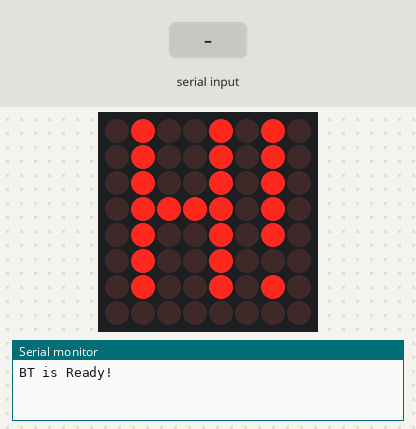
A sketch run on a simulated Arduino Uno, built with avr-gcc and run on an emulated ATmega328P. Shown: 8×8 LED matrix, the last lines printed to the serial monitor. The inputs (shaded band) are chosen by the test bench.

Above: at 1.2 s.
1.3 s: "1" received over the second serial link
At 1.44 s:
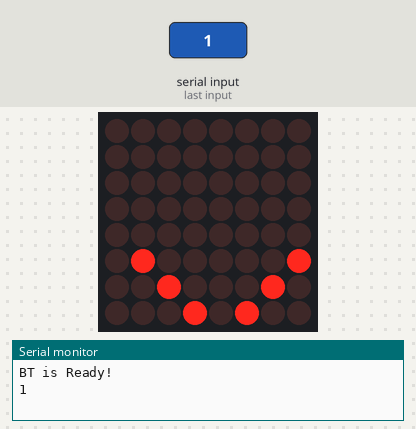
3.3 s: "2" received over the second serial link
At 3.4 s:
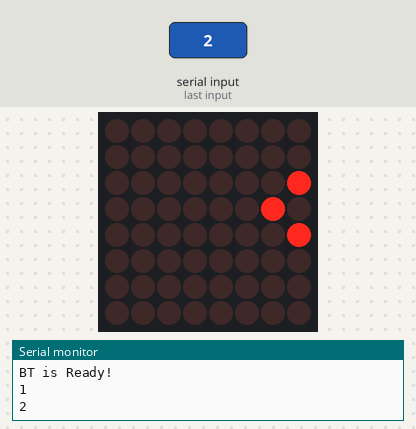
5.2 s: "3" received over the second serial link
At 5.37 s:
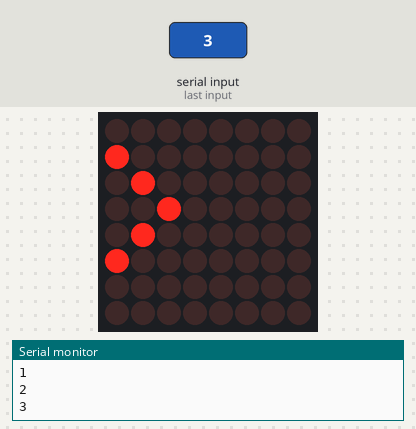
7.2 s: "4" received over the second serial link
At 7.49 s:
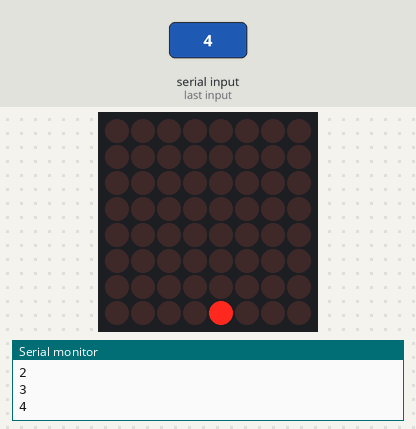

The sketch:

LEDControl.ino
```cpp
#include "LedControl.h"
#include <SoftwareSerial.h>
SoftwareSerial BT(8,9); //BT_TX , BT_RX

// Pin 12:Data in, Pin 11: Clock,  Pin 10: CS(Load)
LedControl lc=LedControl(12,11,10,1);
int arrow_up[12]={0x00,0x00,0x00,0x00,0x00,0x00,0x00,0x00,0x41,0x22,0x14,0x08};
int arrow_down[12]={0x00,0x00,0x00,0x00,0x00,0x00,0x00,0x00,0x08,0x14,0x22,0x41};
int arrow_right[8]={0x080,0x040,0x020,0x010,0x020,0x040,0x080,0x000};
int arrow_left[8]={0x001,0x002,0x004,0x008,0x004,0x002,0x001,0x000};
int arrow_stop[8]={0x4a,0x4a,0x4a,0x7a,0x4a,0x48,0x4a,0x00};
int register_up,register_down;
int i=0,j;

char System_step='0';
char BT_val='0';

int delay_time=150;
void setup(){
	BT.begin(9600);
	Serial.begin(9600);
	Serial.println("BT is Ready!");

	lc.shutdown(0,false);  // 關閉省電模式
	lc.setIntensity(0,8);  // 設定亮度為 8 (介於0~15之間)
	lc.clearDisplay(0);    // 清除螢幕
}

void loop(){

	if(BT.available()){
		BT_val=BT.read();
		Serial.println(BT_val);

		if(BT_val=='+'||BT_val=='-'){
			if(BT_val=='-' && delay_time<1050) delay_time+=100;
			else if(BT_val=='+' && delay_time>50) delay_time-=100;
			BT.print(delay_time);
		}else System_step=BT_val;
	}
	switch(System_step){
		case '0'://停
				for(i=0;i<8;i++) lc.setRow(0,i,arrow_stop[i]);
		break;
		case '1'://上
				for(i=0;i<8;i++) lc.setRow(0,i,arrow_up[i]);

		break;
		case '2'://左
				for(i=0;i<8;i++) lc.setRow(0,i,arrow_left[i]);
		break;
		case '3'://右
				for(i=0;i<8;i++) lc.setRow(0,i,arrow_right[i]);
		break;
		case '4'://下
				for(i=0;i<8;i++) lc.setRow(0,i,arrow_down[i]);
		break;
	}
	for(i=0;i<7;i++){
		if(arrow_right[i]==0x01) arrow_right[i]=0x800;
		else arrow_right[i]=arrow_right[i]>>1;
		if(arrow_left[i]==0x800) arrow_left[i]=0x01;
		else arrow_left[i]=arrow_left[i]<<1;
	}
	register_up=arrow_up[11];
	register_down=arrow_down[0];
	for(i=0;i<11;i++){
		arrow_up[11-i]=arrow_up[10-i];
		arrow_down[i]=arrow_down[i+1];
	}
	arrow_up[0]=register_up;
	arrow_down[11]=register_down;
	delay(delay_time);

}
```

Measured:
- after the input at 1.3 s, the display: changes after 0.06 s (image 1)
- after the input at 3.3 s, the display: changes at once (image 2)
- after the input at 5.2 s, the display: changes after 0.10 s (image 3)
